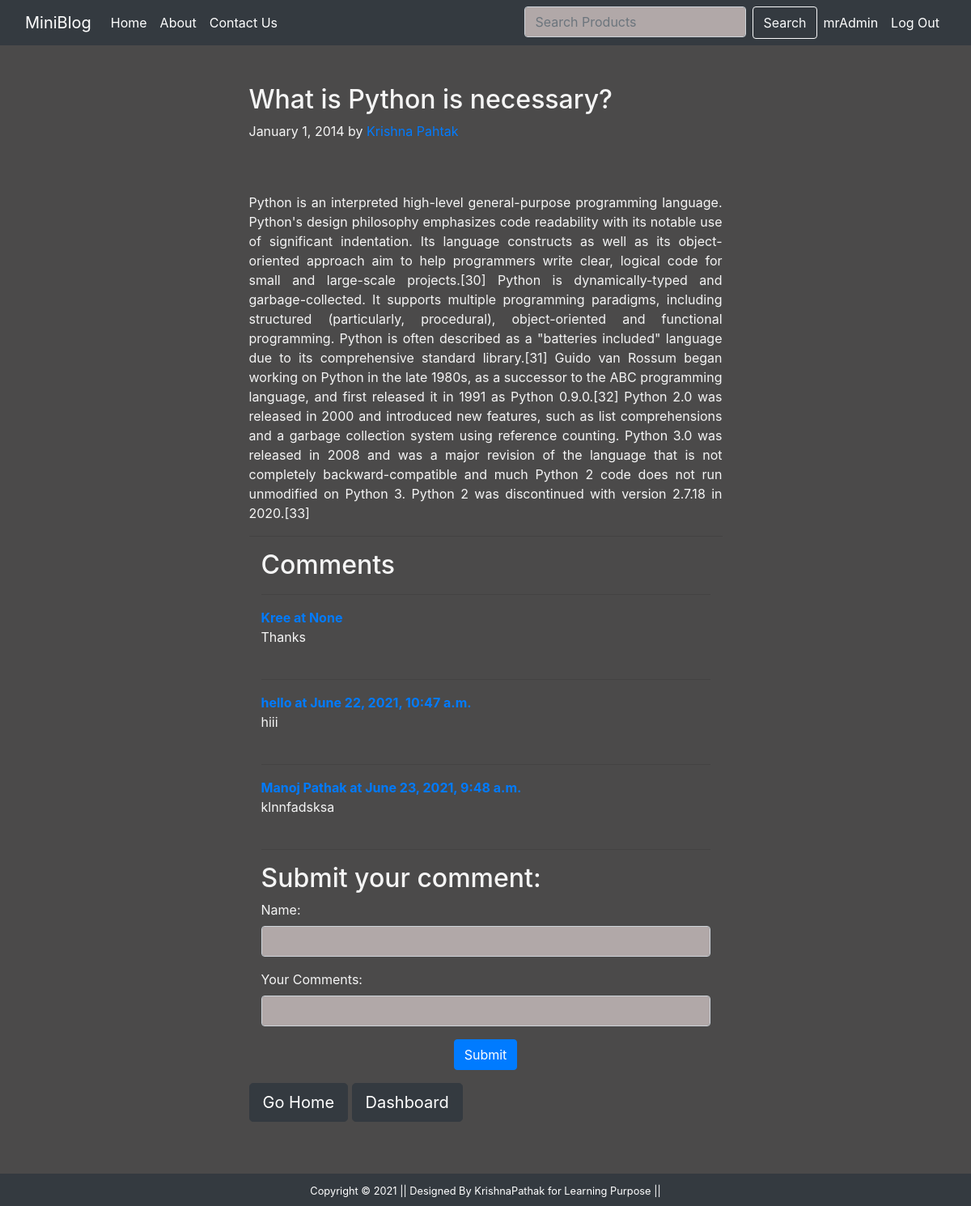
Page /details/14/ (signed in) on the committed database.
### blog/models.py (models this page shows)
class Post(models.Model):
    title=models.CharField(max_length=150)
    author=models.CharField(max_length=70)
    desc=models.TextField()
    feild=models.CharField(max_length=40)
    datetime=models.DateField(default=datetime.now)

class BlogComment(models.Model):
    sn=models.AutoField(primary_key=True)
    body=models.TextField(max_length=1000)
    name=models.TextField(max_length=100)
    posts=models.ForeignKey(Post,related_name='commentt',on_delete=models.CASCADE)
    parent=models.ForeignKey('self',on_delete=models.CASCADE,null=True)
    timestamp=models.DateTimeField(auto_now_add=True)

### blog/views.py (the view)
# urls.py: path("details/<int:id>/",views.details,name="details"),
def details(request,id):
    mypost=Post.objects.filter(pk=id).first()
    if request.method=='POST':
        form=CommentForm(request.POST)
        if form.is_valid():
            obj=form.save(commit=False)
            obj.posts=mypost
            obj.save()
            return redirect(f'/details/{mypost.id}')
    else:
        form=CommentForm()
    return render(request,'blog/details.html',{'form':mypost,'comments':form})

### blog/forms.py
class CommentForm(forms.ModelForm):
    class Meta:
        model=BlogComment
        fields=['name','body']
        labels={'Name':'Full Name','body':'Your Comments:'}
        widgets={'name':forms.TextInput(attrs={'class':"form-control"}),
        'body':forms.TextInput(attrs={'class':"form-control"})}

### blog/templates/blog/details.html (shortened to what this page needs)
{% extends 'blog/base.html' %}
{% load static %}
{% block content %}
<div class="col-sm-3">
</div>
<div class='col-sm-6 text-white'>
<form action="">
<div class="blog-post">
        <h2 class="blog-post-title">{{form.title}}</h2>
        <p class="blog-post-meta">January 1, 2014 by <a href="#">{{form.author}}</a></p><br><br>
        <p class='text-justify'>{{form.desc}}</p>
        <hr>
      </div>
<p class='text-center'>
<div class="container">
<h2>Comments</h2><hr>
</form>
{% for comment in form.commentt.all %}
<article>
<strong class= "text-primary">{{comment.name}} at {{comment.timestamp}}</strong><br>
{{comment.body}}<br><br><hr>
</article>
{% endfor %}
<h2>Submit your comment:</h2>
<form action="" method ='POST'>
{{comments.as_p}}
<p class='text-center'><input type="submit" value="Submit" class='btn btn-primary'></p>
</form>
</div>
<a href="{% url 'home' %}" class="btn btn-dark btn-lg">Go Home</a>
{% if request.user.is_authenticated %}
<a href="{% url 'dashboard' %}" class="btn btn-dark btn-lg">Dashboard</a>
{% endif %}
</div>
{% endblock content %}

### blog/templates/blog/navbar.html (shortened to what this page needs)
<nav class="navbar navbar-expand-lg navbar-dark bg-dark">
  <a class="navbar-brand" href="/">MiniBlog</a>
  <div class="collapse navbar-collapse" id="navbarTogglerDemo01">
    <ul class="navbar-nav">
       <li class="nav-item active">
        <a class="nav-link" href="/">Home <span class="sr-only">(current)</span></a>
      </li>
       <li class="nav-item active ">
        <a class="nav-link" href="{% url 'about' %}">About <span class="sr-only">(current)</span></a>
      </li>
       <li class="nav-item active">
        <a class="nav-link" href="{% url 'contact' %}">Contact Us <span class="sr-only">(current)</span></a>
      </li>
      </ul>
   </div>
   <ul class="navbar-nav">
    <form action="/search" method='GET' class="navbar-nav mr-auto">
    <input class="form-control mr-sm-2" type="search" placeholder="Search Products " aria-label="Search" name='query', id='query'>
    <button class="btn btn-outline-light my-2 my-sm-0" type="submit">Search</button>
  </form>
    {% if request.user.is_authenticated %}
      <li class="nav-item active">
        <a class="nav-link" href="{% url 'dashboard' %}">{{user.first_name}}<span class="sr-only">(current)</span></a>
      </li> <li class="nav-item active">
        <a class="nav-link" href="{% url 'logout' %}">Log Out <span class="sr-only">(current)</span></a>
      {% else %}
      </li> <li class="nav-item active">
        {% comment %} <a class="nav-link" href="{% url 'signup' %}">Sign Up <span class="sr-only">(current)</span></a>
      </li> <li class="nav-item active"> {% endcomment %}
        <a class="nav-link" href="{% url 'login' %}">Sign In <span class="sr-only">(current)</span></a>
      </li>
      {% endif %}
      </ul>
</nav>

### blog/static/blog/css/style.css (style rules this page uses)
body { background-color: rgb(75, 74, 74); }
form { color:whitesmoke }
.form-control { background-color: rgb(177,168,168); }

### rows in the picture
Post: title "What is Python is necessary?", author "Krishna Pahtak", desc "Python is an interpreted high-level general-purpose programming language. Python's design philosophy emphasizes code readability with its notable use of significant indentation. Its language constructs as well as its object-oriented approach aim to help programmers write clear, logical code for small and large-scale projects.[30] Python is dynamically-typed and garbage-collected. It supports multiple programming paradigms, including structured (particularly, procedural), object-oriented and functional programming. Python is often described as a \"batteries included\" language due to its comprehensive standard library.[31] Guido van Rossum began working on Python in the late 1980s, as a…"
BlogComment: name "Kree", timestamp "None", body "Thanks"
BlogComment: name "hello", timestamp "June 22, 2021, 10:47 a.m.", body "hiii"
BlogComment: name "Manoj Pathak", timestamp "June 23, 2021, 9:48 a.m.", body "klnnfadsksa"

### other values in the picture
{{ user.first_name }} "mrAdmin"
